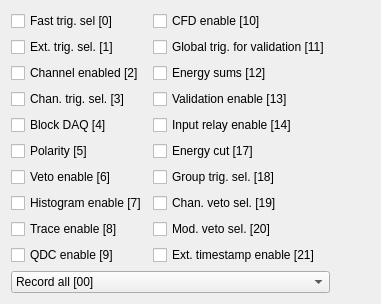
          <widget class="QWidget" name="tab_2">
           <attribute name="title">
            <string>Channel register</string>
           </attribute>
           <layout class="QGridLayout" name="gridLayout_4">
            <item row="0" column="0">
             <layout class="QHBoxLayout" name="horizontalLayout_42">
              <item>
               <layout class="QVBoxLayout" name="verticalLayout_21">
                <item>
                 <layout class="QVBoxLayout" name="verticalLayout_20">
                  <item>
                   <layout class="QHBoxLayout" name="horizontalLayout_41">
                    <item>
                     <layout class="QVBoxLayout" name="verticalLayout_18">
                      <item>
                       <widget class="QCheckBox" name="CSRA_0">
                        <property name="text">
                         <string>Fast trig. sel [0]</string>
                        </property>
                       </widget>
                      </item>
                      <item>
                       <widget class="QCheckBox" name="CSRA_1">
                        <property name="text">
                         <string>Ext. trig. sel. [1]</string>
                        </property>
                       </widget>
                      </item>
                      <item>
                       <widget class="QCheckBox" name="CSRA_2">
                        <property name="text">
                         <string>Channel enabled [2]</string>
                        </property>
                       </widget>
                      </item>
                      <item>
                       <widget class="QCheckBox" name="CSRA_3">
                        <property name="text">
                         <string>Chan. trig. sel. [3]</string>
                        </property>
                       </widget>
                      </item>
                      <item>
                       <widget class="QCheckBox" name="CSRA_4">
                        <property name="text">
                         <string>Block DAQ [4]</string>
                        </property>
                       </widget>
                      </item>
                      <item>
                       <widget class="QCheckBox" name="CSRA_5">
                        <property name="text">
                         <string>Polarity [5]</string>
                        </property>
                       </widget>
                      </item>
                      <item>
                       <widget class="QCheckBox" name="CSRA_6">
                        <property name="text">
                         <string>Veto enable [6]</string>
                        </property>
                       </widget>
                      </item>
                      <item>
                       <widget class="QCheckBox" name="CSRA_7">
                        <property name="text">
                         <string>Histogram enable [7]</string>
                        </property>
                       </widget>
                      </item>
                      <item>
                       <widget class="QCheckBox" name="CSRA_8">
                        <property name="text">
                         <string>Trace enable [8]</string>
                        </property>
                       </widget>
                      </item>
                      <item>
                       <widget class="QCheckBox" name="CSRA_9">
                        <property name="text">
                         <string>QDC enable [9]</string>
                        </property>
                       </widget>
                      </item>
                     </layout>
                    </item>
                    <item>
                     <layout class="QVBoxLayout" name="verticalLayout_19">
                      <item>
                       <widget class="QCheckBox" name="CSRA_10">
                        <property name="text">
                         <string>CFD enable [10]</string>
                        </property>
                       </widget>
                      </item>
                      <item>
                       <widget class="QCheckBox" name="CSRA_11">
                        <property name="text">
                         <string>Global trig. for validation [11]</string>
                        </property>
                       </widget>
                      </item>
                      <item>
                       <widget class="QCheckBox" name="CSRA_12">
                        <property name="text">
                         <string>Energy sums [12]</string>
                        </property>
                       </widget>
                      </item>
                      <item>
                       <widget class="QCheckBox" name="CSRA_13">
                        <property name="text">
                         <string>Validation enable [13]</string>
                        </property>
                       </widget>
                      </item>
                      <item>
                       <widget class="QCheckBox" name="CSRA_14">
                        <property name="text">
                         <string>Input relay enable [14]</string>
                        </property>
                       </widget>
                      </item>
                      <item>
                       <widget class="QCheckBox" name="CSRA_17">
                        <property name="text">
                         <string>Energy cut [17]</string>
                        </property>
                       </widget>
                      </item>
                      <item>
                       <widget class="QCheckBox" name="CSRA_18">
                        <property name="text">
                         <string>Group trig. sel. [18]</string>
                        </property>
                       </widget>
                      </item>
                      <item>
                       <widget class="QCheckBox" name="CSRA_19">
                        <property name="text">
                         <string>Chan. veto sel. [19]</string>
                        </property>
                       </widget>
                      </item>
                      <item>
                       <widget class="QCheckBox" name="CSRA_20">
                        <property name="text">
                         <string>Mod. veto sel. [20]</string>
                        </property>
                       </widget>
                      </item>
                      <item>
                       <widget class="QCheckBox" name="CSRA_21">
                        <property name="text">
                         <string>Ext. timestamp enable [21]</string>
                        </property>
                       </widget>
                      </item>
                     </layout>
                    </item>
                   </layout>
                  </item>
                  <item>
                   <widget class="QComboBox" name="pile_up_sel">
                    <item>
                     <property name="text">
                      <string>Record all [00]</string>
                     </property>
                    </item>
                    <item>
                     <property name="text">
                      <string>Reject pile-up [01]</string>
                     </property>
                    </item>
                    <item>
                     <property name="text">
                      <string>Record all + pile-up trace [10]</string>
                     </property>
                    </item>
                    <item>
                     <property name="text">
                      <string>Reject non-pileup [11]</string>
                     </property>
                    </item>
                   </widget>
                  </item>
                 </layout>
                </item>
                <item>
                 <spacer name="verticalSpacer_6">
                  <property name="orientation">
                   <enum>Qt::Orientation::Vertical</enum>
                  </property>
                  <property name="sizeType">
                   <enum>QSizePolicy::Policy::MinimumExpanding</enum>
                  </property>
                  <property name="sizeHint" stdset="0">
                   <size>
                    <width>20</width>
                    <height>0</height>
                   </size>
                  </property>
                 </spacer>
                </item>
               </layout>
              </item>
              <item>
               <spacer name="horizontalSpacer_7">
                <property name="orientation">
                 <enum>Qt::Orientation::Horizontal</enum>
                </property>
                <property name="sizeHint" stdset="0">
                 <size>
                  <width>40</width>
                  <height>20</height>
                 </size>
                </property>
               </spacer>
              </item>
             </layout>
            </item>
           </layout>
          </widget>
